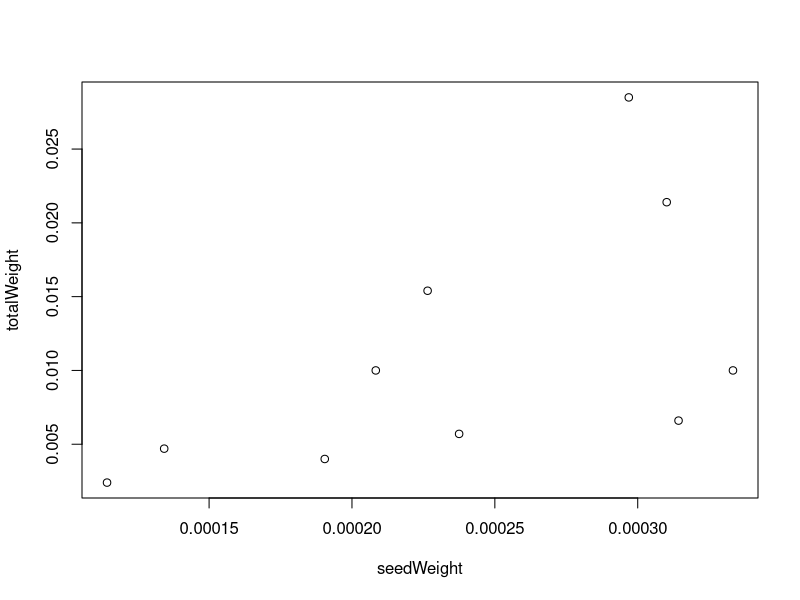
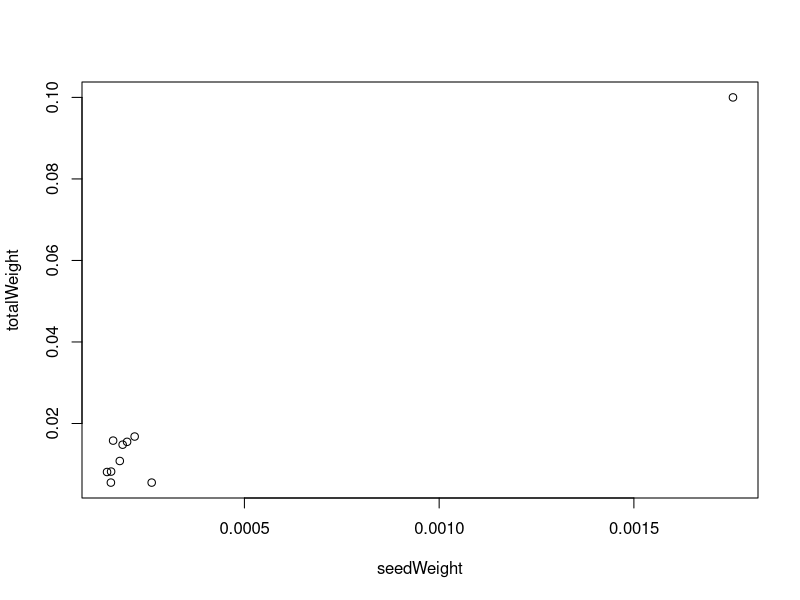
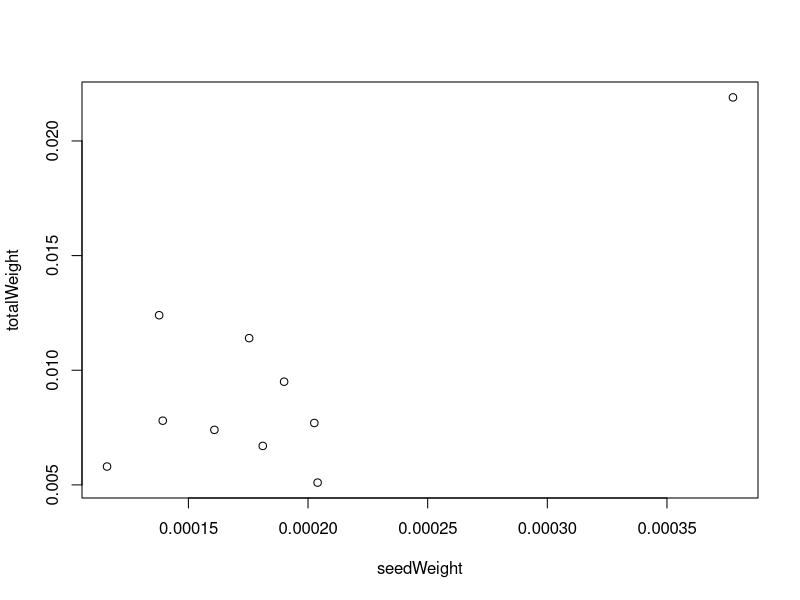
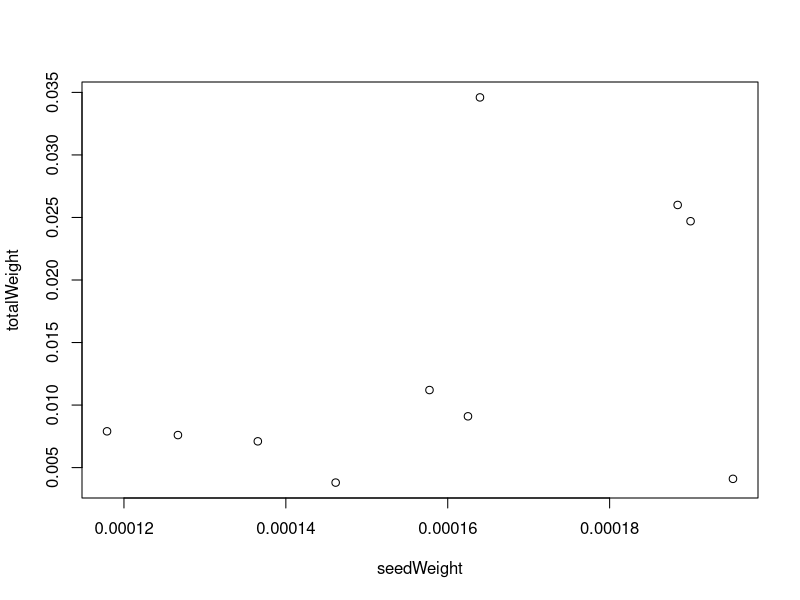
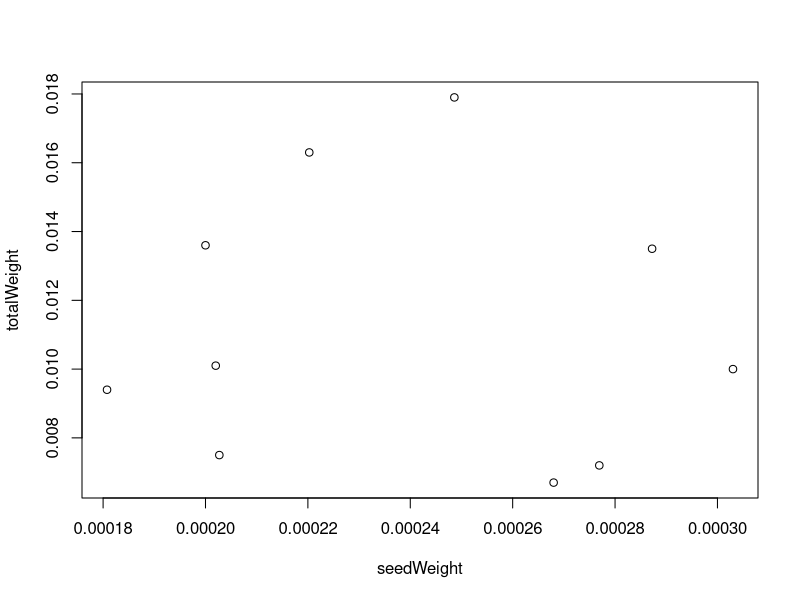
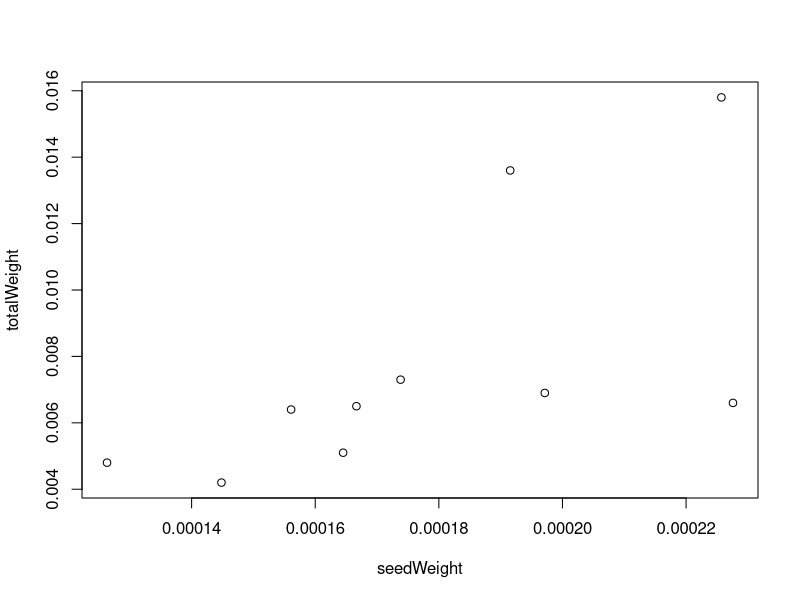
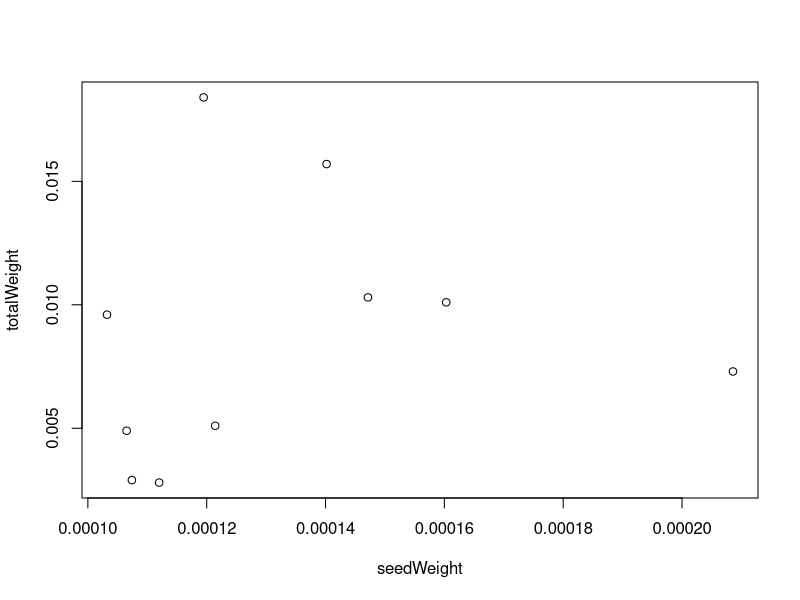
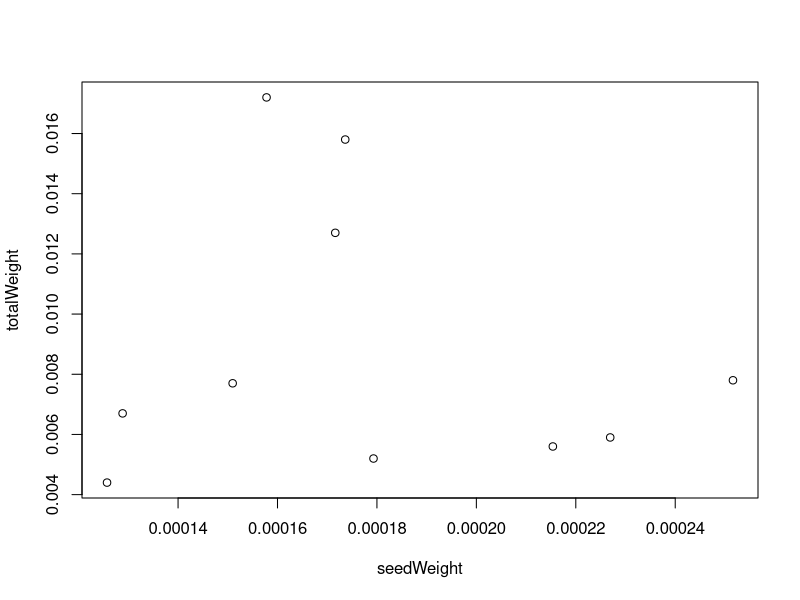

Recreate these plots in R, in order.
rm(list=ls())
data<-read.csv("data/PossibleChosenMothers.csv")
data


#What is a for loop
#Does the same thing multiple times for instance if we want to do something for
i<-1 #i is 1, i is 3, i is 8 and i is 22 you could write it like this. However if we now
print(i) #Want to change something we need to chance it multiple times
i<-3 #it is a lot of writing
print(i) 
i<-8
print(i)
i<-22
print(i)

for (i in c("blah","blahblah","blahblahblah",22)){ #This is a for loop which does the same thing. For i in 1,3,8 and 22 it will run the code between 
print(i) #the curly brackets at the end. So the first time it goes trough it will print i = 1 second time i =3 etc.
}

for(something in c("value","value2")){
  print(something)
}


pop<-"Sma"
pop<-"Hel"
x<-0
for(pop in unique(data$pop)){ #You can use this for many different goals but I mostly use it for subsetting data
  print(pop)
dataSub<-data[data$pop==pop,] #So this code uses all unique values of pop to subset a dataframe afterwhich it plots 
plot(totalWeight~seedWeight,dataSub)  #the data for each subset 
}

#To write a for loop it is easiest to first write the code for a single instance i.e. quadrat is 10 in this case
#If the code works it is "likely" to work for all other instances aswell

dataOut<-data.frame() #We create an empty data.frame in which to save the output data
quadrat<-10
dataSubset<-data[data$quadrat==quadrat,] #We subset the data based on quadrat
dataTemp<-data.frame(quadrat=quadrat,    #And than make a new data set with the mean for each population 
                     meanSeedWeigth=mean(dataSubset$seedWeight)) #To save it in a new data.frame
dataOut<-rbind(dataOut,dataTemp) #We then rbind it to an empty data.frame called dataOut to save it 

#We can then use this code in a forloop to make it work for all different values in quadrat
dataOut<-data.frame()
for(quadrat in unique(data$quadrat)){
  dataSubset<-data[data$quadrat==quadrat,]
  dataTemp<-data.frame(quadrat=quadrat,
                       meanSeedWeigth=mean(dataSubset$seedWeight))
  dataOut<-rbind(dataOut,dataTemp)
  print(dataOut)
}  



#This is a more complicated example in which I used for loops to generate labels based on the number of germinated seeds from each different mother
labelsOut<-data.frame()

for(i in 1:nrow(data)){
  subData<-data[i,]
labels<-data.frame(name=paste0(subData$pop," Q_",subData$quadrat," M_",subData$number),indNumber=paste0("ind_",1:subData$germination.12.6))
labelsOut<-rbind(labelsOut,labels)
}


## While loops ###############

#While loops function slightly different to for loops as they will keep running indefenitly until a condition is met
i<-0
while(i<100){ #While i < 100 keep running the loop
i<-i+1 #Add 1 to i each time it runs
print(i) #print i
} #As you can see the code stops running when i == 100

#You can also use if statements to do this
i<-1
test<-TRUE #Start with test is true
while(test==TRUE){  #run the loop while test== true
  i<-i+1  #Add 1 to i. 
  if(i>100){test<-FALSE} #When i > 100 test becomes false
  print(paste(i,test)) #Print i and test to see when it changes
}

